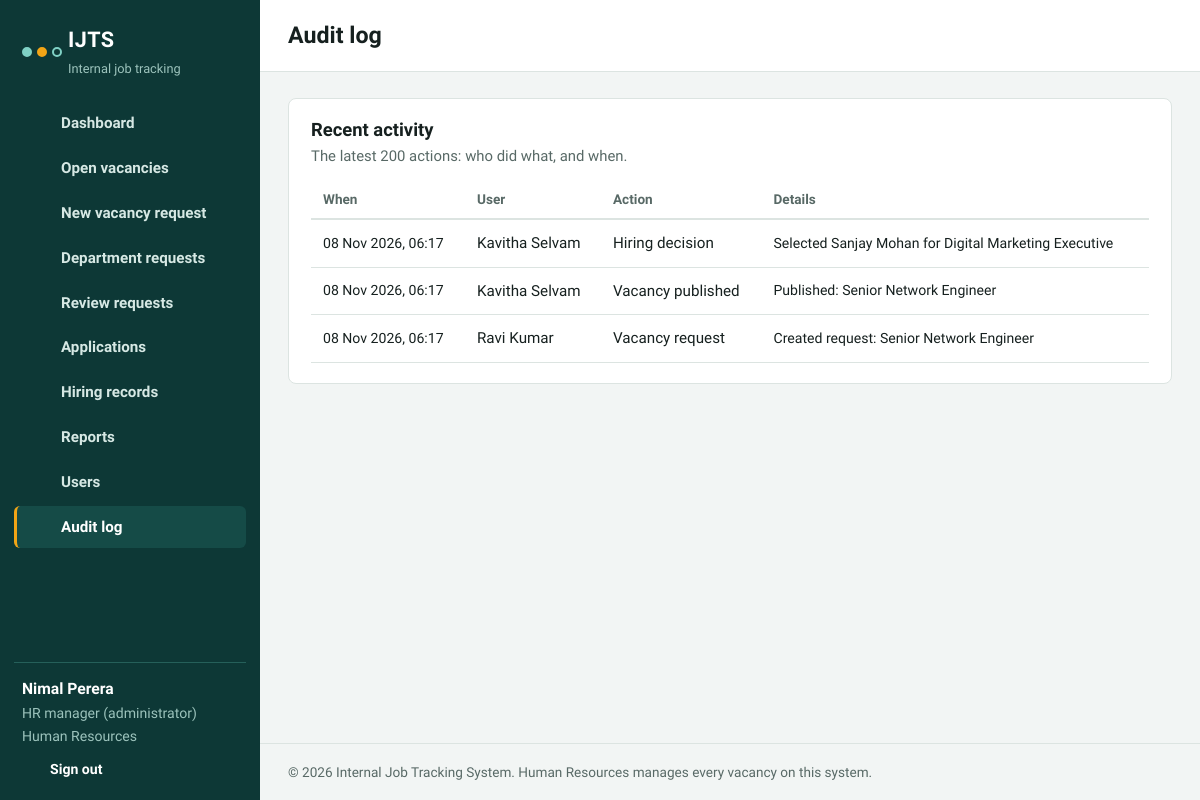
Screenshot of /audit.php (signed in) with the database file from the repository.
### tables this page shows
CREATE TABLE users (
  id INT UNSIGNED AUTO_INCREMENT PRIMARY KEY,
  full_name VARCHAR(100) NOT NULL,
  email VARCHAR(120) NOT NULL UNIQUE,
  password_hash VARCHAR(255) NOT NULL,
  role ENUM('admin','hr','manager','employee') NOT NULL DEFAULT 'employee',
  department_id INT UNSIGNED NOT NULL,
  status ENUM('Active','Inactive') NOT NULL DEFAULT 'Active',
  created_at TIMESTAMP DEFAULT CURRENT_TIMESTAMP,
  FOREIGN KEY (department_id) REFERENCES departments(id)
);

CREATE TABLE departments (
  id INT UNSIGNED AUTO_INCREMENT PRIMARY KEY,
  name VARCHAR(80) NOT NULL UNIQUE
);

CREATE TABLE audit_log (
  id INT UNSIGNED AUTO_INCREMENT PRIMARY KEY,
  user_id INT UNSIGNED NULL,
  action VARCHAR(60) NOT NULL,
  details VARCHAR(255) NULL,
  created_at TIMESTAMP DEFAULT CURRENT_TIMESTAMP,
  FOREIGN KEY (user_id) REFERENCES users(id) ON DELETE SET NULL
);

### includes/db.php (called while the page is built)
<?php
function db() {
    static $pdo = null;
    if ($pdo === null) {
        try {
            $pdo = new PDO(
                'mysql:host=' . DB_HOST . ';dbname=' . DB_NAME . ';charset=utf8mb4',
                DB_USER,
                DB_PASS,
                [
                    PDO::ATTR_ERRMODE => PDO::ERRMODE_EXCEPTION,
                    PDO::ATTR_DEFAULT_FETCH_MODE => PDO::FETCH_ASSOC,
                    PDO::ATTR_EMULATE_PREPARES => false,
                ]
            );
        } catch (PDOException $ex) {
            http_response_code(500);
            die('Cannot connect to the database. Check the settings in config/config.php and make sure you imported database/schema.sql.');
        }
    }
    return $pdo;
}

### audit.php (the view)
<?php
require_once 'includes/functions.php';
require_role(['admin']);
$pageTitle = 'Audit log';
$rows = q_all("SELECT l.*, u.full_name FROM audit_log l LEFT JOIN users u ON u.id = l.user_id ORDER BY l.id DESC LIMIT 200");
include 'includes/header.php';
?>
<section class="panel">
  <h2>Recent activity</h2>
  <p class="sub">The latest 200 actions: who did what, and when.</p>
  <?php if (!$rows): ?><p class="empty">No activity has been recorded yet.</p>
  <?php else: ?><div class="table-wrap"><table>
    <thead><tr><th>When</th><th>User</th><th>Action</th><th>Details</th></tr></thead>
    <tbody><?php foreach ($rows as $r): ?>
      <tr><td class="small" style="white-space:nowrap"><?= e(fmt_datetime($r['created_at'])) ?></td><td><?= e($r['full_name'] ?? 'System') ?></td><td><?= e($r['action']) ?></td><td class="small"><?= e($r['details']) ?></td></tr>
    <?php endforeach; ?></tbody>
  </table></div><?php endif; ?>
</section>
<?php include 'includes/footer.php'; ?>

### includes/header.php (shortened to what this page needs)
<?php
$u = current_user();
$page = basename($_SERVER['PHP_SELF']);
$nav = [];
$nav[] = ['dashboard.php', 'Dashboard', 'dashboard'];
$nav[] = ['vacancies.php', 'Open vacancies', 'briefcase'];
if (in_array($u['role'], ['manager', 'hr', 'admin'], true)) {
    $nav[] = ['request_new.php', 'New vacancy request', 'plus'];
    $nav[] = ['my_requests.php', 'Department requests', 'inbox'];
}
if (is_hr()) {
    $nav[] = ['hr_requests.php', 'Review requests', 'check'];
    $nav[] = ['applications.php', 'Applications', 'file'];
    $nav[] = ['hires.php', 'Hiring records', 'users'];
    $nav[] = ['reports.php', 'Reports', 'chart'];
}
if ($u['role'] === 'admin') {
    $nav[] = ['users.php', 'Users', 'users'];
    $nav[] = ['audit.php', 'Audit log', 'list'];
}
$unread = (int)q_val("SELECT COUNT(*) FROM notifications WHERE user_id = ? AND is_read = 0", [$u['id']]);
?>
<!DOCTYPE html>
<html lang="en">
<head>
<link rel="stylesheet" href="assets/css/style.css">
</head>
<body>
<div class="app">
  <aside class="sidebar" id="sidebar">
    <a class="brand" href="dashboard.php">
      <span class="mark" aria-hidden="true"><i></i><i></i><i></i></span>
      <span class="brand-text"><strong><?= e(APP_NAME) ?></strong><small>Internal job tracking</small></span>
    </a>
    <nav class="nav" aria-label="Main">
      <?php foreach ($nav as $n): ?>
        <a href="<?= e($n[0]) ?>" class="<?= $page === $n[0] ? 'active' : '' ?>"><?= icon($n[2]) ?><span><?= e($n[1]) ?></span></a>
      <?php endforeach; ?>
    </nav>
    <div class="side-user">
      <strong><?= e($u['full_name']) ?></strong>
      <span><?= e(role_label($u['role'])) ?></span>
      <span><?= e($u['dept_name']) ?></span>
      <a href="logout.php" class="logout"><?= icon('logout') ?> Sign out</a>
    </div>
  </aside>
  <div class="main">
    <header class="topbar">
      <h1><?= e($pageTitle ?? 'Dashboard') ?></h1>
      <a class="bell" href="notifications.php" aria-label="Notifications"><?= icon('bell') ?><?php if ($unread > 0): ?><em><?= $unread ?></em><?php endif; ?></a>
    </header>
    <main class="content">

### assets/css/style.css (style rules this page uses)
:root { --ink:#0D3836; --ink-soft:#154B47; --ink-line:#25605A; --ink-text:#D6E8E4; --canvas:#F2F5F4; --surface:#FFFFFF; --text:#16201F; --muted:#586966; --line:#DCE4E1; --primary:#0F766E; --primary-dark:#0B5B55; --accent:#F2A516; --success:#1E7F4F; --danger:#B3363A; --info:#2A5DA8; --warn:#8A5200; --r:8px; --r-sm:6px; --font-head:'Bricolage Grotesque','Segoe UI',system-ui,sans-serif; --font-body:'Source Sans 3','Segoe UI',system-ui,-apple-system,Arial,sans-serif; }
* { box-sizing:border-box }
html { font-size:16px }
body { margin:0;font-family:var(--font-body);color:var(--text);background:var(--canvas);line-height:1.5 }
h1,h2,h3 { font-family:var(--font-head);margin:0;line-height:1.2 }
a { color:var(--primary-dark) }
.app { display:grid;grid-template-columns:260px 1fr;min-height:100vh }
.sidebar { background:var(--ink);color:var(--ink-text);display:flex;flex-direction:column;position:sticky;top:0;height:100vh;padding:20px 14px }
.brand { display:flex;align-items:center;gap:12px;text-decoration:none;color:#fff;padding:4px 8px 22px }
.brand-text strong { display:block;font-family:var(--font-head);font-size:1.35rem;letter-spacing:.02em }
.brand-text small { color:#9CC3BC;font-size:.8rem }
.mark { display:flex;align-items:center;width:34px }
.mark i { width:10px;height:10px;border-radius:50%;border:2px solid #7FD1C5;background:transparent;position:relative;flex:none }
.mark i+i { margin-left:5px }
.mark i:nth-child(1) { background:#7FD1C5 }
.mark i:nth-child(2) { background:var(--accent);border-color:var(--accent) }
.nav { display:flex;flex-direction:column;gap:2px;overflow:auto;flex:1 }
.nav a { display:flex;align-items:center;gap:12px;padding:10px 12px;border-radius:var(--r-sm);color:var(--ink-text);text-decoration:none;font-weight:600;font-size:.95rem;border-left:3px solid transparent }
.nav a.active { background:var(--ink-soft);border-left-color:var(--accent);color:#fff }
.side-user { border-top:1px solid var(--ink-line);padding:14px 8px 0;display:flex;flex-direction:column;gap:2px;font-size:.88rem }
.side-user strong { color:#fff;font-size:.98rem }
.side-user span { color:#9CC3BC }
.logout { display:inline-flex;align-items:center;gap:8px;margin-top:10px;color:#fff;text-decoration:none;font-weight:600 }
.main { display:flex;flex-direction:column;min-width:0 }
.topbar { display:flex;align-items:center;gap:14px;padding:16px 28px;background:var(--surface);border-bottom:1px solid var(--line);position:sticky;top:0;z-index:5 }
.topbar h1 { font-size:1.45rem;flex:1 }
.bell { position:relative;color:var(--text);padding:6px }
.content { padding:26px 28px 40px;max-width:1180px;width:100% }
.panel { background:var(--surface);border:1px solid var(--line);border-radius:var(--r);padding:20px 22px;margin-bottom:22px }
.panel>h2 { font-size:1.15rem;margin-bottom:4px }
.panel .sub { color:var(--muted);margin:0 0 14px;font-size:.93rem }
.table-wrap { overflow-x:auto }
table { width:100%;border-collapse:collapse;font-size:.95rem }
th { text-align:left;font-weight:600;color:var(--muted);font-size:.85rem;padding:8px 12px;border-bottom:2px solid var(--line);white-space:nowrap }
td { padding:12px;border-bottom:1px solid var(--line);vertical-align:middle }
.small { font-size:.88rem }

### rows the page displays
users: full_name "Nimal Perera", role "HR manager (administrator)", department.name "Human Resources"
audit_log: created_at "08 Nov 2026, 06:17", user.full_name "Kavitha Selvam", action "Hiring decision", details "Selected Sanjay Mohan for Digital Marketing Executive"
audit_log: created_at "08 Nov 2026, 06:17", user.full_name "Kavitha Selvam", action "Vacancy published", details "Published: Senior Network Engineer"
audit_log: created_at "08 Nov 2026, 06:17", user.full_name "Ravi Kumar", action "Vacancy request", details "Created request: Senior Network Engineer"

### other values shown
APP_NAME "IJTS"
$n[1] "Dashboard"
$n[1] "Open vacancies"
$n[1] "New vacancy request"
$n[1] "Department requests"
$n[1] "Review requests"
$n[1] "Applications"
$n[1] "Hiring records"
$n[1] "Reports"
$n[1] "Users"
$n[1] "Audit log"
$pageTitle "Audit log"
APP_FULL_NAME "Internal Job Tracking System"
